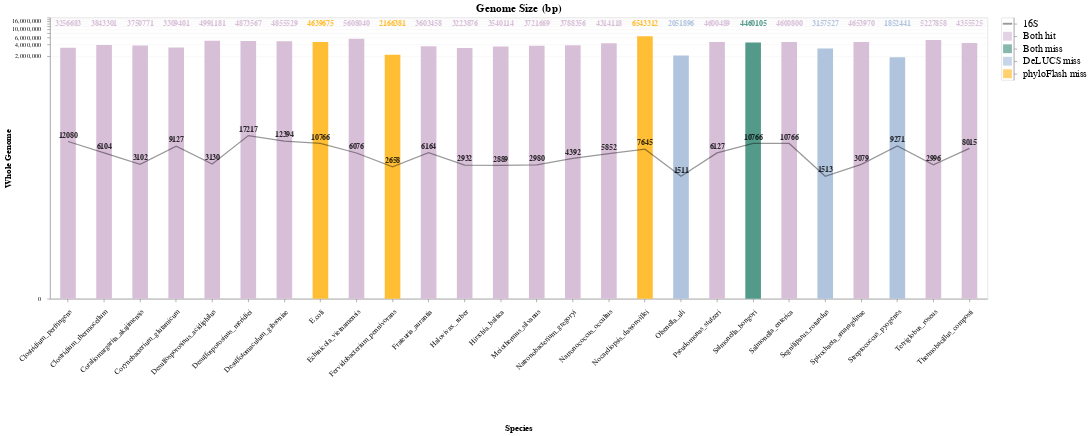

Notebook code cell kept with this figure:
### Code cell
import pandas as pd
import altair as alt

data = pd.read_csv("/scratch/rnd-rojas/assembly_stephanie/data/size.csv")
df = pd.DataFrame(data, columns=['Species', 'Whole Genome', '16S'])

'''colors=['thistle', 'thistle', 'thistle', 'thistle', 'thistle', 'thistle', 'thistle', 'lightsteelblue', 'thistle', 
        '#ffbe33', 'thistle', 'thistle', 'thistle', 'thistle', 'thistle', 'thistle', 'palevioletred', 
        'thistle', 'thistle', '#549a8b', 'thistle', 'thistle', 'thistle', 'thistle', 'thistle', 'thistle']'''

colors = ['thistle','thistle','thistle','thistle','thistle','thistle','thistle','#ffbe33','thistle','#ffbe33',
          'thistle','thistle','thistle','thistle','thistle','thistle','#ffbe33','lightsteelblue','thistle',
          '#549a8b','thistle','lightsteelblue','thistle','lightsteelblue','thistle','thistle']

base = alt.Chart(df, title='Genome Size (bp)').encode(
    x=alt.X('Species:N',
           sort=alt.SortField(field='Whole Genome', order='descending')
           )
)

bar = base.mark_bar(size=25).encode(
    y=alt.Y(
            'Whole Genome:Q',
            title='Whole Genome',
            scale=alt.Scale(domain=[0, 20000000], type='symlog')
           ),
        color=alt.Color(
           'Species',
            scale=alt.Scale(
                domain=df.Species.tolist(),
                range=colors
            ),
            legend=None
           )
    ).properties(width=1500, height=450)

line = base.mark_line(color='black', opacity=0.4).encode(
    y=alt.Y(
            '16S:Q',
            scale=alt.Scale(domain=[0, 20000000], type='symlog')
           )
    )

textbar = bar.mark_text(
    align='center',
    baseline='middle',
    dy=-35,
    fontWeight='bold',
    fontSize=12
).encode(
    text='Whole Genome:Q',
    y=alt.value(45)
)

textline = line.mark_text(
    align='center',
    baseline='middle',
    dy=-10,
    fontWeight='bold',
    fontSize=12,
    opacity=0.8,
    color='black'
).encode(
    text=alt.Text(
        '16S:Q'
    )
)

bardata = pd.DataFrame({'x':['Both hit'], 
                        'y':['16S'], 
                        'w':['DeLUCS miss'], 
                        'z':['phyloFlash miss'], 
                        'v':['Both miss']})

legendbar = alt.Chart(bardata).mark_square(size=200, color='thistle').encode(
    y=alt.Y('x:N', 
            axis=alt.Axis(orient='right', 
                          titleFontSize=0, 
                          labelFontSize=16, 
                          titleX=80, 
                          titleY=-5,
                          titleAngle=0
                         ),
    
           ),
    )

legendbar2 = alt.Chart(bardata).mark_square(size=200, color='lightsteelblue').encode(
    y=alt.Y('w:N', 
            axis=alt.Axis(orient='right', 
                          titleFontSize=0, 
                          labelFontSize=16, 
                          titleX=80, 
                          titleY=-5,
                          titleAngle=0
                         ),
    
           ),
    )

legendbar3 = alt.Chart(bardata).mark_square(size=200, color='#ffbe33').encode(
    y=alt.Y('z:N', 
            axis=alt.Axis(orient='right', 
                          titleFontSize=0, 
                          labelFontSize=16, 
                          titleX=80, 
                          titleY=-5,
                          titleAngle=0
                         ),
    
           ),
    )

legendbar4 = alt.Chart(bardata).mark_square(size=200, color='#549a8b').encode(
    y=alt.Y('v:N', 
            axis=alt.Axis(orient='right', 
                          titleFontSize=0, 
                          labelFontSize=16, 
                          titleX=80, 
                          titleY=-5,
                          titleAngle=0
                         ),
    
           ),
    )

legendline = alt.Chart(bardata).mark_tick(
        size=15, 
        thickness=3, 
        orient='horizontal', 
        color='black',
        opacity=0.4
).encode(
            y=alt.Y('y:N', 
                    axis=alt.Axis(orient='right', 
                                  titleFontSize=0, 
                                  labelFontSize=16, 
                                  titleX=80, 
                                  titleY=-5,
                                  titleAngle=0
                                 ),

                   ),
    )

(bar + textbar + line + textline | legendbar + legendline + legendbar2 + legendbar3 + legendbar4).configure_axisX(
    labelAngle=-45,
    labelPadding=10,
    labelLimit=1000,
    titleFontSize=14,
    labelFontSize=12,
    titleY=200
).configure_title(
    fontSize=18
).configure_axisY(
    titleFontSize=14,
    labelPadding=10,
    titleX=-60,
    gridOpacity=0.3
)

### Figure 1 — Vega-Lite specification as saved in the notebook (floating-point values rounded to 4 significant figures)
{"config": {"view": {"continuousWidth": 400, "continuousHeight": 300}, "axisX": {"labelAngle": -45, "labelFontSize": 12, "labelLimit": 1000, "labelPadding": 10, "titleFontSize": 14, "titleY": 200}, "axisY": {"gridOpacity": 0.3, "labelPadding": 10, "titleFontSize": 14, "titleX": -60}, "title": {"fontSize": 18}}, "hconcat": [{"layer": [{"mark": {"type": "bar", "size": 25}, "encoding": {"color": {"type": "nominal", "field": "Species", "legend": null, "scale": {"domain": ["Clostridium_perfringens", "Clostridium_thermocellum", "Coraliomargarita_akajimensis", "Corynebacterium_glutamicum", "Desulfosporosinus_acidiphilus", "Desulfosporosinus_meridiei", "Desulfotomaculum_gibsoniae", "E.coli", "Echinicola_vietnamensis", "Fervidobacterium_pennivorans", "Frateuria_aurantia", "Halovivax_ruber", "Hirschia_baltica", "Meiothermus_silvanus", "Natronobacterium_gregoryi", "Natronococcus_occultus", "Nocardiopsis_dassonvillei", "Olsenella_uli", "Pseudomonas_stutzeri", "Salmonella_bongori", "Salmonella_enterica", "Segniliparus_rotundus", "Spirochaeta_smaragdinae", "Streptococcus_pyogenes", "Terriglobus_roseus", "Thermobacillus_composti"], "range": ["thistle", "thistle", "thistle", "thistle", "thistle", "thistle", "thistle", "#ffbe33", "thistle", "#ffbe33", "thistle", "thistle", "thistle", "thistle", "thistle", "thistle", "#ffbe33", "lightsteelblue", "thistle", "#549a8b", "thistle", "lightsteelblue", "thistle", "lightsteelblue", "thistle", "thistle"]}}, "x": {"type": "nominal", "field": "Species", "sort": {"field": "Whole Genome", "order": "descending"}}, "y": {"type": "quantitative", "field": "Whole Genome", "scale": {"domain": [0, 20000000], "type": "symlog"}, "title": "Whole Genome"}}, "height": 450, "title": "Genome Size (bp)", "width": 1500}, {"mark": {"type": "text", "align": "center", "baseline": "middle", "dy": -35, "fontSize": 12, "fontWeight": "bold"}, "encoding": {"color": {"type": "nominal", "field": "Species", "legend": null, "scale": {"domain": ["Clostridium_perfringens", "Clostridium_thermocellum", "Coraliomargarita_akajimensis", "Corynebacterium_glutamicum", "Desulfosporosinus_acidiphilus", "Desulfosporosinus_meridiei", "Desulfotomaculum_gibsoniae", "E.coli", "Echinicola_vietnamensis", "Fervidobacterium_pennivorans", "Frateuria_aurantia", "Halovivax_ruber", "Hirschia_baltica", "Meiothermus_silvanus", "Natronobacterium_gregoryi", "Natronococcus_occultus", "Nocardiopsis_dassonvillei", "Olsenella_uli", "Pseudomonas_stutzeri", "Salmonella_bongori", "Salmonella_enterica", "Segniliparus_rotundus", "Spirochaeta_smaragdinae", "Streptococcus_pyogenes", "Terriglobus_roseus", "Thermobacillus_composti"], "range": ["thistle", "thistle", "thistle", "thistle", "thistle", "thistle", "thistle", "#ffbe33", "thistle", "#ffbe33", "thistle", "thistle", "thistle", "thistle", "thistle", "thistle", "#ffbe33", "lightsteelblue", "thistle", "#549a8b", "thistle", "lightsteelblue", "thistle", "lightsteelblue", "thistle", "thistle"]}}, "text": {"type": "quantitative", "field": "Whole Genome"}, "x": {"type": "nominal", "field": "Species", "sort": {"field": "Whole Genome", "order": "descending"}}, "y": {"value": 45}}, "height": 450, "title": "Genome Size (bp)", "width": 1500}, {"mark": {"type": "line", "color": "black", "opacity": 0.4}, "encoding": {"x": {"type": "nominal", "field": "Species", "sort": {"field": "Whole Genome", "order": "descending"}}, "y": {"type": "quantitative", "field": "16S", "scale": {"domain": [0, 20000000], "type": "symlog"}}}, "title": "Genome Size (bp)"}, {"mark": {"type": "text", "align": "center", "baseline": "middle", "color": "black", "dy": -10, "fontSize": 12, "fontWeight": "bold", "opacity": 0.8}, "encoding": {"text": {"type": "quantitative", "field": "16S"}, "x": {"type": "nominal", "field": "Species", "sort": {"field": "Whole Genome", "order": "descending"}}, "y": {"type": "quantitative", "field": "16S", "scale": {"domain": [0, 20000000], "type": "symlog"}}}, "title": "Genome Size (bp)"}], "data": {"name": "data-51e802e9dad20ffeaa067c7334201812"}}, {"layer": [{"mark": {"type": "square", "color": "thistle", "size": 200}, "encoding": {"y": {"type": "nominal", "axis": {"labelFontSize": 16, "orient": "right", "titleAngle": 0, "titleFontSize": 0, "titleX": 80, "titleY": -5}, "field": "x"}}}, {"mark": {"type": "tick", "color": "black", "opacity": 0.4, "orient": "horizontal", "size": 15, "thickness": 3}, "encoding": {"y": {"type": "nominal", "axis": {"labelFontSize": 16, "orient": "right", "titleAngle": 0, "titleFontSize": 0, "titleX": 80, "titleY": -5}, "field": "y"}}}, {"mark": {"type": "square", "color": "lightsteelblue", "size": 200}, "encoding": {"y": {"type": "nominal", "axis": {"labelFontSize": 16, "orient": "right", "titleAngle": 0, "titleFontSize": 0, "titleX": 80, "titleY": -5}, "field": "w"}}}, {"mark": {"type": "square", "color": "#ffbe33", "size": 200}, "encoding": {"y": {"type": "nominal", "axis": {"labelFontSize": 16, "orient": "right", "titleAngle": 0, "titleFontSize": 0, "titleX": 80, "titleY": -5}, "field": "z"}}}, {"mark": {"type": "square", "color": "#549a8b", "size": 200}, "encoding": {"y": {"type": "nominal", "axis": {"labelFontSize": 16, "orient": "right", "titleAngle": 0, "titleFontSize": 0, "titleX": 80, "titleY": -5}, "field": "v"}}}], "data": {"name": "data-0507658bea0cf7b1616bc51aba5855e0"}}], "$schema": "https://vega.github.io/schema/vega-lite/v4.8.1.json", "datasets": {"data-51e802e9dad20ffeaa067c7334201812": [{"Species": "Clostridium_perfringens", "Whole Genome": 3256683, "16S": 12080}, {"Species": "Clostridium_thermocellum", "Whole Genome": 3843301, "16S": 6104}, {"Species": "Coraliomargarita_akajimensis", "Whole Genome": 3750771, "16S": 3102}, {"Species": "Corynebacterium_glutamicum", "Whole Genome": 3309401, "16S": 9127}, {"Species": "Desulfosporosinus_acidiphilus", "Whole Genome": 4991181, "16S": 3130}, {"Species": "Desulfosporosinus_meridiei", "Whole Genome": 4873567, "16S": 17217}, {"Species": "Desulfotomaculum_gibsoniae", "Whole Genome": 4855529, "16S": 12394}, {"Species": "E.coli", "Whole Genome": 4639675, "16S": 10766}, {"Species": "Echinicola_vietnamensis", "Whole Genome": 5608040, "16S": 6076}, {"Species": "Fervidobacterium_pennivorans", "Whole Genome": 2166381, "16S": 2658}, {"Species": "Frateuria_aurantia", "Whole Genome": 3603458, "16S": 6164}, {"Species": "Halovivax_ruber", "Whole Genome": 3223876, "16S": 2932}, {"Species": "Hirschia_baltica", "Whole Genome": 3540114, "16S": 2889}, {"Species": "Meiothermus_silvanus", "Whole Genome": 3721669, "16S": 2980}, {"Species": "Natronobacterium_gregoryi", "Whole Genome": 3788356, "16S": 4392}, {"Species": "Natronococcus_occultus", "Whole Genome": 4314118, "16S": 5852}, {"Species": "Nocardiopsis_dassonvillei", "Whole Genome": 6543312, "16S": 7645}, {"Species": "Olsenella_uli", "Whole Genome": 2051896, "16S": 1511}, {"Species": "Pseudomonas_stutzeri", "Whole Genome": 4600489, "16S": 6127}, {"Species": "Salmonella_bongori", "Whole Genome": 4460105, "16S": 10766}, {"Species": "Salmonella_enterica", "Whole Genome": 4600800, "16S": 10766}, {"Species": "Segniliparus_rotundus", "Whole Genome": 3157527, "16S": 1513}, {"Species": "Spirochaeta_smaragdinae", "Whole Genome": 4653970, "16S": 3079}, {"Species": "Streptococcus_pyogenes", "Whole Genome": 1852441, "16S": 9271}, {"Species": "Terriglobus_roseus", "Whole Genome": 5227858, "16S": 2996}, {"Species": "Thermobacillus_composti", "Whole Genome": 4355525, "16S": 8015}], "data-0507658bea0cf7b1616bc51aba5855e0": [{"x": "Both hit", "y": "16S", "w": "DeLUCS miss", "z": "phyloFlash miss", "v": "Both miss"}]}}
